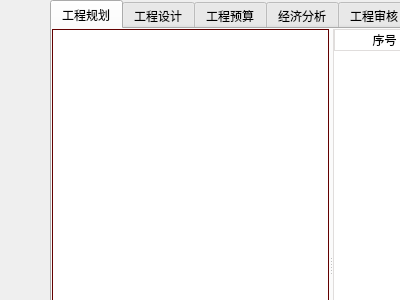
<?xml version="1.0" encoding="UTF-8"?>
<ui version="4.0">
 <class>Dialog</class>
 <widget class="QDialog" name="Dialog">
  <property name="geometry">
   <rect>
    <x>0</x>
    <y>0</y>
    <width>400</width>
    <height>300</height>
   </rect>
  </property>
  <property name="windowTitle">
   <string>Dialog</string>
  </property>
  <widget class="QDialogButtonBox" name="buttonBox">
   <property name="geometry">
    <rect>
     <x>30</x>
     <y>240</y>
     <width>341</width>
     <height>32</height>
    </rect>
   </property>
   <property name="orientation">
    <enum>Qt::Horizontal</enum>
   </property>
   <property name="standardButtons">
    <set>QDialogButtonBox::Cancel|QDialogButtonBox::Ok</set>
   </property>
  </widget>
  <widget class="QTabWidget" name="tabWidget">
   <property name="geometry">
    <rect>
     <x>50</x>
     <y>0</y>
     <width>1017</width>
     <height>502</height>
    </rect>
   </property>
   <property name="font">
    <font>
     <family>微软雅黑</family>
    </font>
   </property>
   <property name="currentIndex">
    <number>0</number>
   </property>
   <widget class="QWidget" name="tab">
    <attribute name="title">
     <string>工程规划</string>
    </attribute>
    <layout class="QVBoxLayout" name="verticalLayout_3">
     <property name="spacing">
      <number>0</number>
     </property>
     <property name="leftMargin">
      <number>0</number>
     </property>
     <property name="topMargin">
      <number>0</number>
     </property>
     <property name="rightMargin">
      <number>0</number>
     </property>
     <property name="bottomMargin">
      <number>0</number>
     </property>
     <item>
      <widget class="QSplitter" name="splitter_2">
       <property name="sizePolicy">
        <sizepolicy hsizetype="Preferred" vsizetype="Preferred">
         <horstretch>0</horstretch>
         <verstretch>0</verstretch>
        </sizepolicy>
       </property>
       <property name="palette">
        <palette>
         <active>
          <colorrole role="Base">
           <brush brushstyle="SolidPattern">
            <color alpha="255">
             <red>255</red>
             <green>255</green>
             <blue>255</blue>
            </color>
           </brush>
          </colorrole>
          <colorrole role="Window">
           <brush brushstyle="SolidPattern">
            <color alpha="255">
             <red>128</red>
             <green>0</green>
             <blue>0</blue>
            </color>
           </brush>
          </colorrole>
         </active>
         <inactive>
          <colorrole role="Base">
           <brush brushstyle="SolidPattern">
            <color alpha="255">
             <red>255</red>
             <green>255</green>
             <blue>255</blue>
            </color>
           </brush>
          </colorrole>
          <colorrole role="Window">
           <brush brushstyle="SolidPattern">
            <color alpha="255">
             <red>128</red>
             <green>0</green>
             <blue>0</blue>
            </color>
           </brush>
          </colorrole>
         </inactive>
         <disabled>
          <colorrole role="Base">
           <brush brushstyle="SolidPattern">
            <color alpha="255">
             <red>128</red>
             <green>0</green>
             <blue>0</blue>
            </color>
           </brush>
          </colorrole>
          <colorrole role="Window">
           <brush brushstyle="SolidPattern">
            <color alpha="255">
             <red>128</red>
             <green>0</green>
             <blue>0</blue>
            </color>
           </brush>
          </colorrole>
         </disabled>
        </palette>
       </property>
       <property name="orientation">
        <enum>Qt::Horizontal</enum>
       </property>
       <widget class="QListWidget" name="listWidget">
        <property name="sizePolicy">
         <sizepolicy hsizetype="Fixed" vsizetype="Expanding">
          <horstretch>0</horstretch>
          <verstretch>0</verstretch>
         </sizepolicy>
        </property>
       </widget>
       <widget class="QFrame" name="frame">
        <property name="sizePolicy">
         <sizepolicy hsizetype="Expanding" vsizetype="Preferred">
          <horstretch>0</horstretch>
          <verstretch>0</verstretch>
         </sizepolicy>
        </property>
        <property name="frameShape">
         <enum>QFrame::NoFrame</enum>
        </property>
        <property name="frameShadow">
         <enum>QFrame::Raised</enum>
        </property>
        <property name="lineWidth">
         <number>0</number>
        </property>
        <layout class="QVBoxLayout" name="verticalLayout_2">
         <property name="spacing">
          <number>0</number>
         </property>
         <property name="leftMargin">
          <number>0</number>
         </property>
         <property name="topMargin">
          <number>0</number>
         </property>
         <property name="rightMargin">
          <number>0</number>
         </property>
         <property name="bottomMargin">
          <number>0</number>
         </property>
         <item>
          <widget class="QSplitter" name="splitter">
           <property name="orientation">
            <enum>Qt::Vertical</enum>
           </property>
           <widget class="QTreeWidget" name="treeWidget">
            <property name="focusPolicy">
             <enum>Qt::ClickFocus</enum>
            </property>
            <property name="contextMenuPolicy">
             <enum>Qt::CustomContextMenu</enum>
            </property>
            <property name="styleSheet">
             <string notr="true">

QTreeWidget::item {
border: 1px solid gray;
border-right-color: transparent;


}


QTreeWidget{

border-radius:0px;
selection-color: rgb(85, 255, 127);
background-color:white;/*整个表格的背景色，这里为白色*/
border:1px solid #E0DDDC;/*边框为1像素，灰色*/
}
QTreeView::item:selected
{   
     
	background-color: rgb(85, 255, 255);
     color: rgba(0,0,0,255);
}
/*这里是表格表头样式*/
QHeaderView::section{
background-color:white;/*背景色 白色*/
border:0px solid #E0DDDC;/*先把边框宽度设为0，即隐藏所有表头边框*/
border-bottom:1px solid #E0DDDC;/*然后只显示下边框，因为上边框和左右边框是整个Table的边框，都显示会有2px的边框宽度*/

border-left:1px solid #E0DDDC;
height:20px;/*表头高度*/
}


QScrollBar:vertical
{
    width:8px;
    background:rgba(0,0,0,0%);
    margin:0px,0px,0px,0px;
    padding-top:9px;   /* 留出9px给上面和下面的箭头*/
    padding-bottom:9px;
}
QScrollBar::handle:vertical
{
    width:8px;
    background:rgba(0,0,0,25%);
    border-radius:4px;   /* 滚动条两端变成椭圆*/
    min-height:20;
}
QScrollBar::handle:vertical:hover
{
    width:8px;
    background:rgba(0,0,0,50%);   /* 鼠标放到滚动条上的时候，颜色变深*/
    border-radius:4px;
    min-height:20;
}
QScrollBar::add-line:vertical
{
    height:9px;width:8px;
	border-image: url(:/image/arrow_down.png);
    subcontrol-position:bottom;
}
QScrollBar::sub-line:vertical
{
    height:9px;width:8px;
    border-image:url(:/image/arrow_up.png);
    subcontrol-position:top;
}
QScrollBar::add-line:vertical:hover
{
    height:9px;width:8px;
    border-image:url(:/image/arrow_down.png);
    subcontrol-position:bottom;
}
QScrollBar::sub-line:vertical:hover
{
    height:9px;width:8px;
    border-image:url(:/image/arrow_up.png);
    subcontrol-position:top;
}

QScrollBar::add-page:vertical  
{
    background:rgba(0,0,0,10%);
    
}

QScrollBar::sub-page:vertical{

	background:rgba(0,0,0,10%);
}

QScrollBar:horizontal
{
    height:8px;
    background:rgba(0,0,0,0%);
    margin:0px,0px,0px,0px;
    padding-left:9px;   /* 留出9px给上面和下面的箭头*/
    padding-right:9px;
}
QScrollBar::handle:horizontal
{
    height:8px;
    background:rgba(0,0,0,25%);
    border-radius:4px;   /* 滚动条两端变成椭圆*/
    min-width:20;
}

QScrollBar::handle:horizontal:hover
{
    height:8px;
    background:rgba(0,0,0,50%);   /* 鼠标放到滚动条上的时候，颜色变深*/
    border-radius:4px;
    min-width:20;
}
QScrollBar::add-page:horizontal  
{
    background:rgba(0,0,0,10%);
    
}

QScrollBar::sub-page:horizontal{

	background:rgba(0,0,0,10%);
}
QScrollBar::add-line:horizontal
{
    height:8px;width:9px;
    border-image:url(:/image/arrow_right.png);
    subcontrol-position:right;
}
QScrollBar::sub-line:horizontal
{
    height:8px;width:9px;
    border-image:url(:/image/arrow_left.png);
    subcontrol-position:left;
}
QScrollBar::add-line:horizontal:hover
{
    height:8px;width:9px;
    border-image:url(:/image/arrow_right.png);
    subcontrol-position:right;
}
QScrollBar::sub-line:horizontal:hover
{
    height:8px;width:9px;
    border-image:url(:/image/arrow_left.png);
    subcontrol-position:left;
}</string>
            </property>
            <column>
             <property name="text">
              <string>序号</string>
             </property>
             <property name="textAlignment">
              <set>AlignCenter</set>
             </property>
            </column>
            <column>
             <property name="text">
              <string>名称</string>
             </property>
             <property name="textAlignment">
              <set>AlignCenter</set>
             </property>
            </column>
            <column>
             <property name="text">
              <string>价格</string>
             </property>
             <property name="textAlignment">
              <set>AlignCenter</set>
             </property>
            </column>
            <column>
             <property name="text">
              <string>备注</string>
             </property>
             <property name="textAlignment">
              <set>AlignCenter</set>
             </property>
            </column>
           </widget>
           <widget class="QWidget" name="widget_4" native="true">
            <layout class="QHBoxLayout" name="horizontalLayout_2">
             <item>
              <layout class="QHBoxLayout" name="horizontalLayout">
               <item>
                <spacer name="horizontalSpacer">
                 <property name="orientation">
                  <enum>Qt::Horizontal</enum>
                 </property>
                 <property name="sizeHint" stdset="0">
                  <size>
                   <width>40</width>
                   <height>20</height>
                  </size>
                 </property>
                </spacer>
               </item>
               <item>
                <widget class="QPushButton" name="pushButtonbrother">
                 <property name="text">
                  <string>增加同级</string>
                 </property>
                </widget>
               </item>
               <item>
                <widget class="QPushButton" name="add">
                 <property name="text">
                  <string>增加下级</string>
                 </property>
                </widget>
               </item>
               <item>
                <widget class="QPushButton" name="del">
                 <property name="text">
                  <string>删除</string>
                 </property>
                </widget>
               </item>
               <item>
                <widget class="QPushButton" name="mod">
                 <property name="text">
                  <string>修改</string>
                 </property>
                </widget>
               </item>
               <item>
                <widget class="QPushButton" name="addroot">
                 <property name="text">
                  <string>增加根节点</string>
                 </property>
                </widget>
               </item>
               <item>
                <widget class="QPushButton" name="pushButtoncal">
                 <property name="text">
                  <string>计算</string>
                 </property>
                </widget>
               </item>
               <item>
                <widget class="QPushButton" name="pushButtonsort">
                 <property name="text">
                  <string>排序号</string>
                 </property>
                </widget>
               </item>
               <item>
                <spacer name="horizontalSpacer_2">
                 <property name="orientation">
                  <enum>Qt::Horizontal</enum>
                 </property>
                 <property name="sizeHint" stdset="0">
                  <size>
                   <width>40</width>
                   <height>20</height>
                  </size>
                 </property>
                </spacer>
               </item>
              </layout>
             </item>
            </layout>
           </widget>
          </widget>
         </item>
        </layout>
       </widget>
      </widget>
     </item>
    </layout>
   </widget>
   <widget class="QWidget" name="tab_3">
    <attribute name="title">
     <string>工程设计</string>
    </attribute>
    <layout class="QVBoxLayout" name="verticalLayout_4">
     <property name="spacing">
      <number>0</number>
     </property>
     <property name="leftMargin">
      <number>0</number>
     </property>
     <property name="topMargin">
      <number>0</number>
     </property>
     <property name="rightMargin">
      <number>0</number>
     </property>
     <property name="bottomMargin">
      <number>0</number>
     </property>
     <item>
      <widget class="QSplitter" name="splitter_4">
       <property name="palette">
        <palette>
         <active>
          <colorrole role="Base">
           <brush brushstyle="SolidPattern">
            <color alpha="255">
             <red>255</red>
             <green>255</green>
             <blue>255</blue>
            </color>
           </brush>
          </colorrole>
          <colorrole role="Window">
           <brush brushstyle="SolidPattern">
            <color alpha="255">
             <red>128</red>
             <green>0</green>
             <blue>0</blue>
            </color>
           </brush>
          </colorrole>
         </active>
         <inactive>
          <colorrole role="Base">
           <brush brushstyle="SolidPattern">
            <color alpha="255">
             <red>255</red>
             <green>255</green>
             <blue>255</blue>
            </color>
           </brush>
          </colorrole>
          <colorrole role="Window">
           <brush brushstyle="SolidPattern">
            <color alpha="255">
             <red>128</red>
             <green>0</green>
             <blue>0</blue>
            </color>
           </brush>
          </colorrole>
         </inactive>
         <disabled>
          <colorrole role="Base">
           <brush brushstyle="SolidPattern">
            <color alpha="255">
             <red>128</red>
             <green>0</green>
             <blue>0</blue>
            </color>
           </brush>
          </colorrole>
          <colorrole role="Window">
           <brush brushstyle="SolidPattern">
            <color alpha="255">
             <red>128</red>
             <green>0</green>
             <blue>0</blue>
            </color>
           </brush>
          </colorrole>
         </disabled>
        </palette>
       </property>
       <property name="orientation">
        <enum>Qt::Horizontal</enum>
       </property>
       <widget class="QWidget" name="widget" native="true">
        <layout class="QVBoxLayout" name="verticalLayout_6">
         <property name="spacing">
          <number>0</number>
         </property>
         <property name="leftMargin">
          <number>0</number>
         </property>
         <property name="topMargin">
          <number>0</number>
         </property>
         <property name="rightMargin">
          <number>0</number>
         </property>
         <property name="bottomMargin">
          <number>0</number>
         </property>
         <item>
          <widget class="QTreeWidget" name="treeWidget_2">
           <column>
            <property name="text">
             <string notr="true">1</string>
            </property>
           </column>
          </widget>
         </item>
        </layout>
       </widget>
       <widget class="QFrame" name="frame_2">
        <property name="frameShape">
         <enum>QFrame::StyledPanel</enum>
        </property>
        <property name="frameShadow">
         <enum>QFrame::Raised</enum>
        </property>
        <layout class="QVBoxLayout" name="verticalLayout_5">
         <property name="spacing">
          <number>0</number>
         </property>
         <property name="leftMargin">
          <number>0</number>
         </property>
         <property name="topMargin">
          <number>0</number>
         </property>
         <property name="rightMargin">
          <number>0</number>
         </property>
         <property name="bottomMargin">
          <number>0</number>
         </property>
         <item>
          <widget class="QSplitter" name="splitter_3">
           <property name="palette">
            <palette>
             <active>
              <colorrole role="Base">
               <brush brushstyle="SolidPattern">
                <color alpha="255">
                 <red>255</red>
                 <green>255</green>
                 <blue>255</blue>
                </color>
               </brush>
              </colorrole>
              <colorrole role="Window">
               <brush brushstyle="SolidPattern">
                <color alpha="255">
                 <red>128</red>
                 <green>0</green>
                 <blue>0</blue>
                </color>
               </brush>
              </colorrole>
             </active>
             <inactive>
              <colorrole role="Base">
               <brush brushstyle="SolidPattern">
                <color alpha="255">
                 <red>255</red>
                 <green>255</green>
                 <blue>255</blue>
                </color>
               </brush>
              </colorrole>
              <colorrole role="Window">
               <brush brushstyle="SolidPattern">
                <color alpha="255">
                 <red>128</red>
                 <green>0</green>
                 <blue>0</blue>
                </color>
               </brush>
              </colorrole>
             </inactive>
             <disabled>
              <colorrole role="Base">
               <brush brushstyle="SolidPattern">
                <color alpha="255">
                 <red>128</red>
                 <green>0</green>
                 <blue>0</blue>
                </color>
               </brush>
              </colorrole>
              <colorrole role="Window">
               <brush brushstyle="SolidPattern">
                <color alpha="255">
                 <red>128</red>
                 <green>0</green>
                 <blue>0</blue>
                </color>
               </brush>
              </colorrole>
             </disabled>
            </palette>
           </property>
           <property name="orientation">
            <enum>Qt::Vertical</enum>
           </property>
           <widget class="QWidget" name="widget_2" native="true"/>
           <widget class="QWidget" name="widget_3" native="true"/>
          </widget>
         </item>
        </layout>
       </widget>
      </widget>
     </item>
    </layout>
   </widget>
   <widget class="QWidget" name="tab_4">
    <attribute name="title">
     <string>工程预算</string>
    </attribute>
   </widget>
   <widget class="QWidget" name="tab_5">
    <attribute name="title">
     <string>经济分析</string>
    </attribute>
   </widget>
   <widget class="QWidget" name="tab_6">
    <attribute name="title">
     <string>工程审核</string>
    </attribute>
   </widget>
   <widget class="QWidget" name="tab_2">
    <attribute name="title">
     <string>清单限价</string>
    </attribute>
   </widget>
   <widget class="QWidget" name="tab_7">
    <attribute name="title">
     <string>投标报价</string>
    </attribute>
   </widget>
   <widget class="QWidget" name="tab_8">
    <attribute name="title">
     <string>财务审计</string>
    </attribute>
   </widget>
   <widget class="QWidget" name="tab_9">
    <attribute name="title">
     <string>其他</string>
    </attribute>
   </widget>
  </widget>
 </widget>
 <resources/>
 <connections>
  <connection>
   <sender>buttonBox</sender>
   <signal>accepted()</signal>
   <receiver>Dialog</receiver>
   <slot>accept()</slot>
   <hints>
    <hint type="sourcelabel">
     <x>248</x>
     <y>254</y>
    </hint>
    <hint type="destinationlabel">
     <x>157</x>
     <y>274</y>
    </hint>
   </hints>
  </connection>
  <connection>
   <sender>buttonBox</sender>
   <signal>rejected()</signal>
   <receiver>Dialog</receiver>
   <slot>reject()</slot>
   <hints>
    <hint type="sourcelabel">
     <x>316</x>
     <y>260</y>
    </hint>
    <hint type="destinationlabel">
     <x>286</x>
     <y>274</y>
    </hint>
   </hints>
  </connection>
 </connections>
</ui>
